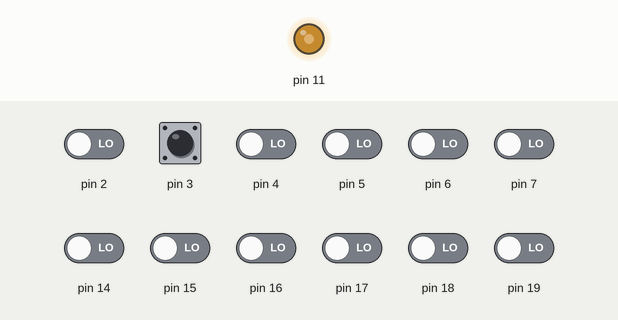
Simulated run of this sketch. Board: Arduino Uno, built with avr-gcc and run on an emulated ATmega328P. Parts: output pins drawn as LEDs (lit = HIGH). The test bench sets the inputs (shaded band); at power-on: pin 2–7, pin 14–19 LOW. What the sketch prints to the serial monitor is not drawn.

Above: at 3.8 s.
3.9 s: pin 3 pulsed HIGH 2 times (0.12 s each, 0.3 s apart)
Timing chart, 0 to 6.9 s (numbered marks = the images above; inputs shaded):
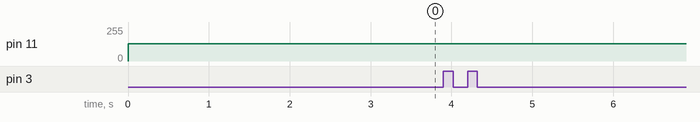

The sketch:

cameraft.ino
```cpp
#define F_CPU 16000000UL
#include <stdint.h>
#include <avr/io.h>
#include <avr/interrupt.h>
#include <util/twi.h>
#include <util/delay.h>
#include <avr/pgmspace.h>
#include "ov7670.h"
/* Configuration: this lets you easily change between different resolutions
* You must only uncomment one
* no more no less*/
#define useVga
#define useQvga
//#define useQqvga

static inline void serialWrB(uint8_t dat){
        while(!( UCSR0A & (1<<UDRE0)));//wait for byte to transmit
        UDR0=dat;
        while(!( UCSR0A & (1<<UDRE0)));//wait for byte to transmit
}
static void StringPgm(const char * str){
        do{
                serialWrB(pgm_read_byte_near(str));
        }while(pgm_read_byte_near(++str));
}
static void captureImg(uint16_t wg,uint16_t hg){
        uint16_t lg2;
#ifdef useQvga
        uint8_t buf[640];
#elif defined(useQqvga)
        uint8_t buf[320];
#endif
        StringPgm(PSTR("RDY"));
        //Wait for vsync it is on pin 3 (counting from 0) portD
        while(!(PIND&8));//wait for high
        while((PIND&8));//wait for low
#ifdef useVga
        while(hg--){
                lg2=wg;
                while(lg2--){
                        while((PIND&4));//wait for low
                        UDR0=(PINC&15)|(PIND&240);
                        while(!(PIND&4));//wait for high
                }
        }
#elif defined(useQvga)
        /*We send half of the line while reading then half later */
        while(hg--){
                uint8_t*b=buf,*b2=buf;
                lg2=wg/2;
                while(lg2--){
                        while((PIND&4));//wait for low
                        *b++=(PINC&15)|(PIND&240);
                        while(!(PIND&4));//wait for high
                        while((PIND&4));//wait for low
                        *b++=(PINC&15)|(PIND&240);
                        UDR0=*b2++;
                        while(!(PIND&4));//wait for high
                }
                /* Finish sending the remainder during blanking */
                lg2=wg/2;
                while(!( UCSR0A & (1<<UDRE0)));//wait for byte to transmit
                while(lg2--){
                        UDR0=*b2++;
                        while(!( UCSR0A & (1<<UDRE0)));//wait for byte to transmit
                }
        }
#else
        /* This code is very similar to qvga sending code except we have even more blanking time to take advantage of */
        while(hg--){
                uint8_t*b=buf,*b2=buf;
                lg2=wg/5;
                while(lg2--){
                        while((PIND&4));//wait for low
                        *b++=(PINC&15)|(PIND&240);
                        while(!(PIND&4));//wait for high
                        while((PIND&4));//wait for low
                        *b++=(PINC&15)|(PIND&240);
                        while(!(PIND&4));//wait for high
                        while((PIND&4));//wait for low
                        *b++=(PINC&15)|(PIND&240);
                        while(!(PIND&4));//wait for high
                        while((PIND&4));//wait for low
                        *b++=(PINC&15)|(PIND&240);
                        while(!(PIND&4));//wait for high
                        while((PIND&4));//wait for low
                        *b++=(PINC&15)|(PIND&240);
                        UDR0=*b2++;
                        while(!(PIND&4));//wait for high
                }
                /* Finish sending the remainder during blanking */
                lg2=320-(wg/5);
                while(!( UCSR0A & (1<<UDRE0)));//wait for byte to transmit
                while(lg2--){
                        UDR0=*b2++;
                        while(!( UCSR0A & (1<<UDRE0)));//wait for byte to transmit
                }
        }
#endif
}
int main(void){
        cli();//disable interrupts
        /* Setup the 8mhz PWM clock
         * This will be on pin 11*/
        DDRB|=(1<<3);//pin 11
        ASSR &= ~(_BV(EXCLK) | _BV(AS2));
        TCCR2A=(1<<COM2A0)|(1<<WGM21)|(1<<WGM20);
        TCCR2B=(1<<WGM22)|(1<<CS20);
        OCR2A=0;//(F_CPU)/(2*(X+1))
        DDRC&=~15;//low d0-d3 camera
        DDRD&=~252;//d7-d4 and interrupt pins
        _delay_ms(3000);
        //set up twi for 100khz
        TWSR&=~3;//disable prescaler for TWI
        TWBR=72;//set to 100khz
        //enable serial
        UBRR0H=0;
        UBRR0L=1;//0 = 2M baud rate. 1 = 1M baud. 3 = 0.5M. 7 = 250k 207 is 9600 baud rate.
        UCSR0A|=2;//double speed aysnc
        UCSR0B = (1<<RXEN0)|(1<<TXEN0);//Enable receiver and transmitter
        UCSR0C=6;//async 1 stop bit 8bit char no parity bits
        camInit();
#ifdef useVga
        setRes(VGA);
        setColorSpace(BAYER_RGB);
        wrReg(0x11,25);
#elif defined(useQvga)
        setRes(QVGA);
        setColorSpace(YUV422);
        wrReg(0x11,12);
#else
        setRes(QQVGA);
        setColorSpace(YUV422);
        wrReg(0x11,3);
#endif
        /* If you are not sure what value to use here for the divider (register 0x11)
         * Values I have found to work raw vga 25 qqvga yuv422 12 qvga yuv422 21
         * run the commented out test below and pick the smallest value that gets a correct image */
        while (1){
                /* captureImg operates in bytes not pixels in some cases pixels are two bytes per pixel
                 * So for the width (if you were reading 640x480) you would put 1280 if you are reading yuv422 or rgb565 */
                /*uint8_t x=63;//Uncomment this block to test divider settings note the other line you need to uncomment
                  do{
                  wrReg(0x11,x);
                  _delay_ms(1000);*/
#ifdef useVga
                captureImg(640,480);
#elif defined(useQvga)
                captureImg(320*2,240);
#else
                captureImg(160*2,120);
#endif
                //}while(--x);//Uncomment this line to test divider settings
        }
}
```

Measured:
- after the input at 3.9 s, every drawn part: stays the same
